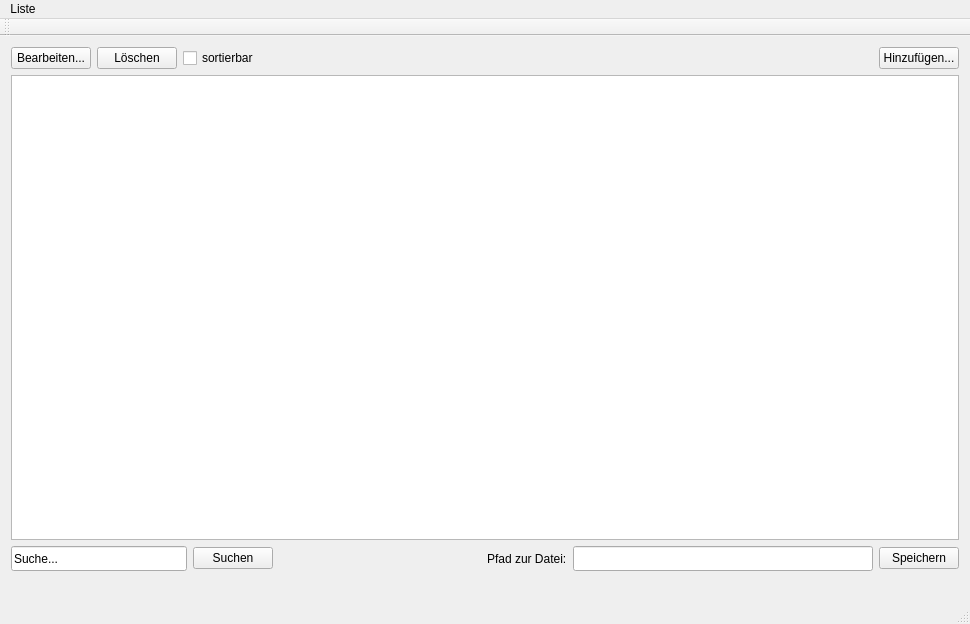
<?xml version="1.0" encoding="UTF-8"?>
<ui version="4.0">
 <class>MainWindow</class>
 <widget class="QMainWindow" name="MainWindow">
  <property name="geometry">
   <rect>
    <x>0</x>
    <y>0</y>
    <width>970</width>
    <height>624</height>
   </rect>
  </property>
  <property name="windowTitle">
   <string>MainWindow</string>
  </property>
  <widget class="QWidget" name="centralWidget">
   <layout class="QVBoxLayout" name="verticalLayout_2">
    <item>
     <layout class="QVBoxLayout" name="verticalLayout">
      <item>
       <layout class="QHBoxLayout" name="upperLayout">
        <item>
         <layout class="QHBoxLayout" name="horizontalLayout">
          <item>
           <widget class="QPushButton" name="buttonEditItem">
            <property name="text">
             <string>Bearbeiten...</string>
            </property>
           </widget>
          </item>
          <item>
           <widget class="QPushButton" name="buttonDeleteItem">
            <property name="text">
             <string>Löschen</string>
            </property>
           </widget>
          </item>
         </layout>
        </item>
        <item>
         <layout class="QHBoxLayout" name="horizontalLayout_2">
          <item>
           <widget class="QCheckBox" name="buttonEnableSort">
            <property name="text">
             <string>sortierbar</string>
            </property>
           </widget>
          </item>
         </layout>
        </item>
        <item>
         <spacer name="horizontalSpacer">
          <property name="orientation">
           <enum>Qt::Horizontal</enum>
          </property>
          <property name="sizeHint" stdset="0">
           <size>
            <width>378</width>
            <height>20</height>
           </size>
          </property>
         </spacer>
        </item>
        <item>
         <widget class="QPushButton" name="buttonInsertItem">
          <property name="text">
           <string>Hinzufügen...</string>
          </property>
         </widget>
        </item>
       </layout>
      </item>
      <item>
       <widget class="QTableWidget" name="tableTasks">
        <property name="minimumSize">
         <size>
          <width>900</width>
          <height>450</height>
         </size>
        </property>
       </widget>
      </item>
      <item>
       <layout class="QHBoxLayout" name="layoutLowerPanel">
        <item>
         <widget class="QLineEdit" name="searchText">
          <property name="minimumSize">
           <size>
            <width>125</width>
            <height>25</height>
           </size>
          </property>
          <property name="text">
           <string>Suche...</string>
          </property>
         </widget>
        </item>
        <item>
         <widget class="QPushButton" name="buttonFind">
          <property name="text">
           <string>Suchen</string>
          </property>
         </widget>
        </item>
        <item>
         <spacer name="horizontalSpacer2">
          <property name="orientation">
           <enum>Qt::Horizontal</enum>
          </property>
          <property name="sizeHint" stdset="0">
           <size>
            <width>208</width>
            <height>20</height>
           </size>
          </property>
         </spacer>
        </item>
        <item>
         <layout class="QHBoxLayout" name="layoutPathToFile">
          <item>
           <widget class="QLabel" name="labelPathToFile">
            <property name="text">
             <string>Pfad zur Datei:</string>
            </property>
           </widget>
          </item>
          <item>
           <widget class="QLineEdit" name="pathToFile">
            <property name="minimumSize">
             <size>
              <width>300</width>
              <height>25</height>
             </size>
            </property>
           </widget>
          </item>
          <item>
           <widget class="QPushButton" name="buttonSaveList">
            <property name="text">
             <string>Speichern</string>
            </property>
           </widget>
          </item>
         </layout>
        </item>
       </layout>
      </item>
     </layout>
    </item>
    <item>
     <widget class="QLabel" name="labelFileName">
      <property name="text">
       <string/>
      </property>
     </widget>
    </item>
   </layout>
  </widget>
  <widget class="QMenuBar" name="menuBar">
   <property name="geometry">
    <rect>
     <x>0</x>
     <y>0</y>
     <width>970</width>
     <height>22</height>
    </rect>
   </property>
   <widget class="QMenu" name="menuListe">
    <property name="title">
     <string>Liste</string>
    </property>
    <addaction name="actionNewList"/>
    <addaction name="actionOpenList"/>
    <addaction name="actionReloadList"/>
    <addaction name="actionDeleteAllTasks"/>
   </widget>
   <addaction name="menuListe"/>
  </widget>
  <widget class="QToolBar" name="mainToolBar">
   <attribute name="toolBarArea">
    <enum>TopToolBarArea</enum>
   </attribute>
   <attribute name="toolBarBreak">
    <bool>false</bool>
   </attribute>
  </widget>
  <widget class="QStatusBar" name="statusBar"/>
  <action name="actionOpenList">
   <property name="text">
    <string>Öffne Liste ...</string>
   </property>
  </action>
  <action name="actionNewList">
   <property name="text">
    <string>Neue Liste</string>
   </property>
  </action>
  <action name="actionReloadList">
   <property name="text">
    <string>Änderungen verwerfen</string>
   </property>
  </action>
  <action name="actionDeleteAllTasks">
   <property name="text">
    <string>Alle Aufgaben löschen</string>
   </property>
  </action>
 </widget>
 <layoutdefault spacing="6" margin="11"/>
 <resources/>
 <connections/>
</ui>
